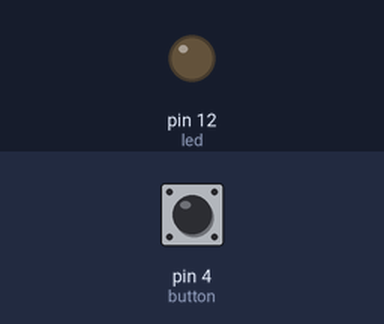
Bench run of a sketch on a simulated Arduino Uno, built with avr-gcc and run on an emulated ATmega328P. Shown: output pins drawn as LEDs (lit = HIGH). The test bench sets the inputs (shaded band); at power-on: pin 4 (button) LOW.

Above: at 1.2 s.
1.3 s: pin 4 (button) pulled HIGH for 1 s
At 2.8 s:
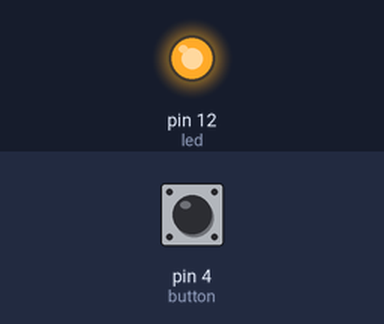
3.8 s: pin 4 (button) pulled HIGH for 3.2 s
At 5.2 s:
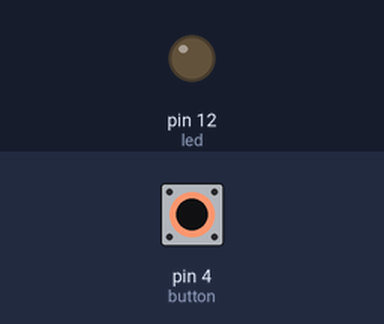
8.5 s: pin 4 (button) pulled HIGH for 0.15 s
At 9.9 s:
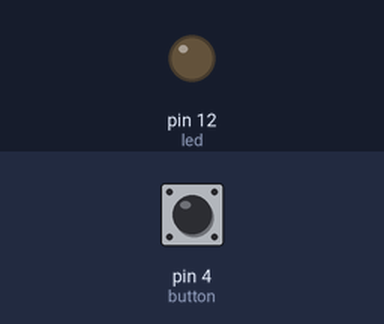
Timing chart, 0 to 11.5 s (numbered marks = the images above; inputs shaded):
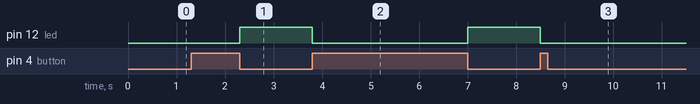

Measured:
- after the input at 1.3 s, pin 12 (led): LOW → HIGH after 1.0 s
- after the input at 3.8 s, pin 12 (led): HIGH → LOW at once, → HIGH 3.2 s later
- after the input at 8.5 s, pin 12 (led): HIGH → LOW at once

The sketch:

Button_and_LED.ino
```cpp
 int button=4;// the number of the pushbutton pin
 int led=12; // the number of the LED pin

void setup()
{

  pinMode(led,OUTPUT);// initialize the LED pin as an output:
  pinMode(button,INPUT);// initialize the pushbutton pin as an input:
}

void loop()
{
  y:
  if(digitalRead(button)==HIGH) // check if the pushbutton is pressed then the power 5 volt will emit
  {
    for(int i = 0;i<=0;i--)
    {
      if(digitalRead(button)==HIGH)
      {
          goto x;
      }
      else
      digitalWrite(led,HIGH);
    }
  }
  else
  {
     x:
   digitalWrite(led,LOW);
   goto y;
  }
}

/*Connect the 5v pin to one leg of the push buttton,
 * Connect the input pin to from digital pin to the one leg of the push button then
connect the resistor as pull down resistor.*/
```
